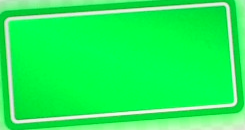
#> input picture Scripts-tony/capturas/captura_2024-06-06_12-39-55.png, 245 x 130 px, given in place of the camera
$ python script-captura.py capturas/captura_2024-06-06_12-39-55.png
#> lines starting #> are read from the running program, lines starting #| are printed output that depends on the picture; after the words box and inside, x2 and y2 are one past the last pixel; in counts of white or black regions, pixels touching at a corner belong together
import cv2
import numpy as np
from datetime import datetime
import time
import argparse
def capture_rectangle(frame, approx):
    x, y, w, h = cv2.boundingRect(approx)
    rect_img = frame[y:y+h, x:x+w]
    return rect_img

def process_video(ruta):
#> called with ruta = 'capturas/captura_2024-06-06_12-39-55.png'
    cap = cv2.VideoCapture(0)
    if not cap.isOpened():
        print("Error: No se puede acceder a la cámara")
        return

    capture_command = False
    while not capture_command:
        ret, frame = cap.read()
#> frame is the input picture: shape (130, 245, 3); mean B, G, R 88.7, 243.6, 31.5
        if not ret:
            print("Error: No se puede recibir el cuadro (stream end?). Saliendo ...")
            break

        hsv = cv2.cvtColor(frame, cv2.COLOR_BGR2HSV)
#> hsv: shape (130, 245, 3); mean H, S, V 67.3, 221.7, 243.6
        lower_green = np.array([35, 100, 100])
        upper_green = np.array([85, 255, 255])
        mask = cv2.inRange(hsv, lower_green, upper_green)
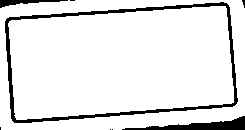
#> mask: shape (130, 245); 90.4% white; 8 black regions (5 under 20 px), largest, box (x1, y1, x2, y2) and area: (5, 2, 238, 123) 2082, (122, 116, 245, 130) 718, (0, 0, 68, 8) 224
        mask = cv2.erode(mask, None, iterations=2)
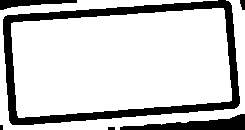
#> mask: shape (130, 245); 80.1% white; 6 black regions (1 under 20 px), largest, box (x1, y1, x2, y2) and area: (3, 0, 240, 125) 4859, (120, 114, 245, 130) 1007, (0, 0, 77, 10) 404, (240, 0, 245, 10) 41, (108, 127, 115, 130) 21
        mask = cv2.dilate(mask, None, iterations=2)
#> mask: shape (130, 245); 90.4% white; 6 black regions (3 under 20 px)
        contours, _ = cv2.findContours(mask, cv2.RETR_TREE, cv2.CHAIN_APPROX_SIMPLE)
#> contours = 2 contours; box (x1, y1, x2, y2) and area: (9, 6, 234, 120) 21508, (0, 0, 245, 130) 6274
        rects = []

        start_time = time.time()
        while time.time() - start_time < 15:
            for contour in contours:
                approx = cv2.approxPolyDP(contour, 0.02 * cv2.arcLength(contour, True), True)
                if len(approx) == 4:
                    rect_img = capture_rectangle(frame, approx)
                    rects.append(rect_img)
                    capture_command = True  # Activar comando de captura
                    break
            if capture_command:
                break
#> this loop made 1 pass
#> pass 1, in capture_rectangle, `rect_img = frame[y:y+h, x:x+w]`:
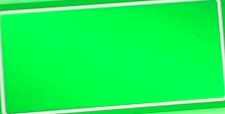
#> rect_img: shape (114, 225, 3); mean B, G, R 82.3, 246.4, 18.4
#> after the loop, rects = 1 item

    for i, rect_img in enumerate(rects):
        now = datetime.now()
        fecha_hora = now.strftime("%Y-%m-%d_%H-%M-%S")
        filename = f'{ruta}/captura_{fecha_hora}.png'
        cv2.imwrite(filename, rect_img)
        print(f'Imagen guardada: {filename}')
#> this loop made 1 pass
#> fecha_hora on pass 1: '2026-11-21_00-16-49'
#| Imagen guardada: capturas/captura_2024-06-06_12-39-55.png/captura_2026-11-21_00-16-49.png

    cap.release()

if __name__ == "__main__":
    parser = argparse.ArgumentParser(description="Captura una imagen de la cámara y la guarda en la ruta especificada.")
    parser.add_argument("ruta", type=str, help="Ruta donde se guardará la imagen.")
    args = parser.parse_args()
    process_video(args.ruta)
